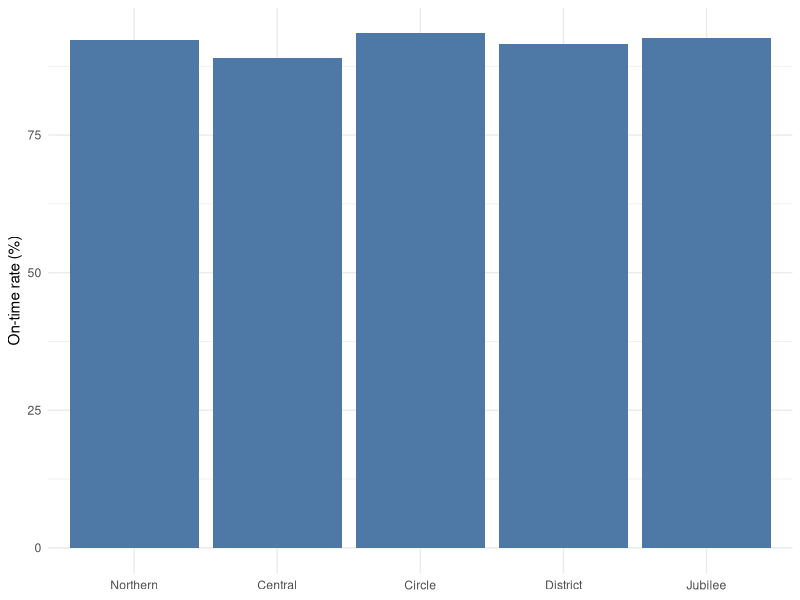

The R source for this figure:
# Creates punctuality.png, the image used in report.qmd.
# Run from this directory: Rscript punctuality.R

library(ggplot2)

routes <- c("Northern", "Central", "Circle", "District", "Jubilee")
on_time <- c(142, 98, 201, 87, 165)
total   <- c(154, 110, 215, 95,  178)

trains <- data.frame(
  route   = factor(routes, levels = routes),
  on_time = on_time,
  total   = total,
  rate    = on_time / total * 100
)

p <- ggplot(trains, aes(x = route, y = rate)) +
  geom_col(fill = "#4e79a7") +
  labs(x = NULL, y = "On-time rate (%)") +
  theme_minimal()

ggsave("punctuality.png", p, width = 8, height = 2.4, dpi = 150, bg = "white")
